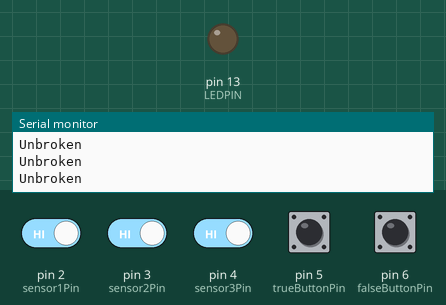
This sketch was run on a simulated Arduino Uno, built with avr-gcc and run on an emulated ATmega328P. Parts: output pins drawn as LEDs (lit = HIGH), the last lines printed to the serial monitor. Inputs (shaded band) come from the test bench; at power-on: pin 2 (sensor1Pin), pin 3 (sensor2Pin), pin 4 (sensor3Pin), pin 5 (trueButtonPin), pin 6 (falseButtonPin) HIGH. Random numbers use the default seed unless the sketch sets one.

Above: at 1.2 s.
1.3 s: pin 2 (sensor1Pin) driven LOW
At 1.6 s:
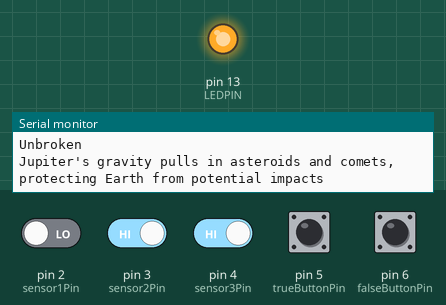
4.3 s: pin 4 (sensor3Pin) driven LOW
9.0 s: pin 2 (sensor1Pin) driven HIGH
At 10.0 s:
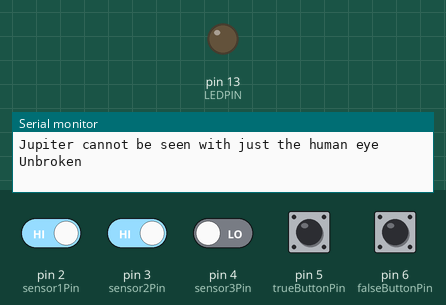
Timing chart, 0 to 11.5 s (numbered marks = the images above; inputs shaded):
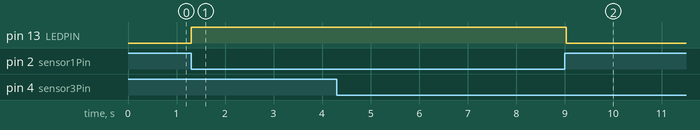

The sketch:

Childballfinal.ino
```cpp
const int sensor1Pin = 2; // Example pin for sensor 1
const int sensor2Pin = 3; // Example pin for sensor 2
const int sensor3Pin = 4; // Example pin for sensor 3
const int trueButtonPin = 5; //green
const int falseButtonPin = 6; //blue
String size[5] = {"Jupiter is the smallest planet in our solar system", "Jupiter is made mostly of gasses like hydrogen and helium", "Jupiter has a solid surface beneath its clouds",
"Jupiters nickname is “The Gas Giant”", "Jupiter cannot be seen with just the human eye" }; // Example category for sensor 1
bool answers1[] = {false, true, false, true, false}; // Example answers for sensor 1

String moons[5] = {"Jupiter has no moons orbiting around it", "Jupiter has rings similar to Saturn", "Jupiter has 20 moons",
 "Jupiter has more moons than any other planet in our solar system","Jupiters rings are easy to see"}; // Example category for sensor 2
bool answers2[] = {false, true, false, true, false}; // Example answers for sensor 2

String features[5] = {"Jupiter's Great Red Spot is a massive storm that has been raging for centuries ",
"The Great Red Spot is not as big as Earth",
"Jupiter's gravity pulls in asteroids and comets, protecting Earth from potential impacts",
"The composition of Jupiters core is still unknown",
"Jupiter's atmosphere is composed primarily of carbon dioxide"}; // Example category for sensor 3
bool answers3[] = {true, false, true, true, false};
String currentQuestion;
bool currentAnswer;
int points=1;
int sensor3State = 0, lastState=0;
int sensor2State = 0, last2State=0;
int sensor1State = 0, last1State=0;

#define LEDPIN 13
void setup() {
  // put your setup code here, to run once:
  Serial.begin(9600);

  // Set the pinMode for breakbeam sensors
  pinMode(trueButtonPin, INPUT_PULLUP);
  pinMode(falseButtonPin, INPUT_PULLUP);
  pinMode(LEDPIN, OUTPUT);
  pinMode(sensor3Pin, INPUT);
  digitalWrite(sensor3Pin, HIGH);
  pinMode(sensor2Pin, INPUT);
  digitalWrite(sensor2Pin, HIGH);
  pinMode(sensor1Pin, INPUT);
  digitalWrite(sensor1Pin, HIGH);
}

void loop() {
  sensor3State = digitalRead(sensor3Pin);
  sensor1State = digitalRead(sensor1Pin);
  sensor2State = digitalRead(sensor2Pin);
  if (sensor3State == LOW) {
    // turn LED on:
    digitalWrite(LEDPIN, HIGH);
  }
  else {
    // turn LED off:
    digitalWrite(LEDPIN, LOW);
  }

  if (sensor3State && !lastState) {
    Serial.println("Unbroken");
  }
  if (!sensor3State && lastState) {
     displayQuestion(size, answers1);
  }
  lastState = sensor3State;

  if (sensor2State == LOW) {
    // turn LED on:
    digitalWrite(LEDPIN, HIGH);
  }
  else {
    // turn LED off:
    digitalWrite(LEDPIN, LOW);
  }

  if (sensor2State && !last2State) {
    Serial.println("Unbroken");
  }
  if (!sensor2State && last2State) {
     displayQuestion(moons, answers2);
  }
  last2State = sensor2State;

    if (sensor1State == LOW) {
    // turn LED on:
    digitalWrite(LEDPIN, HIGH);
  }
  else {
    // turn LED off:
    digitalWrite(LEDPIN, LOW);
  }

  if (sensor1State && !last1State) {
    Serial.println("Unbroken");
  }
  if (!sensor1State && last1State) {
     displayQuestion(features, answers1);
  }
  last1State = sensor1State;
  if (digitalRead(trueButtonPin) == LOW) {
    checkAnswer(true);
  }

  // Check if the false button is pressed
  if (digitalRead(falseButtonPin) == LOW) {
    checkAnswer(false);
  }
  // Add some delay to avoid continuous reading
  delay (100);


}

void displayQuestion(String category[], bool answers[])
{
  // Generate a random index within the size of the category array
 int randomIndex = random(5);

  // Display the question at the random index

  Serial.println(category[randomIndex]);

  // Store the correct answer
  currentAnswer = answers[randomIndex];
}
void checkAnswer(bool userAnswer)
{
  // Check if the user's answer matches the correct answer
 if (userAnswer == currentAnswer) {
    Serial.print("Correct!");
    Serial.println(points);
    points++; // Increment points if the answer is correct
    if (points > 3) {
      points = 1; // Reset points
    }
  } else {
    Serial.println("Incorrect!");
  }
  delay (100);
}
```

Measured:
- after the input at 1.3 s, pin 13 (LEDPIN): LOW → HIGH at once
- after the input at 9.0 s, pin 13 (LEDPIN): HIGH → LOW at once
